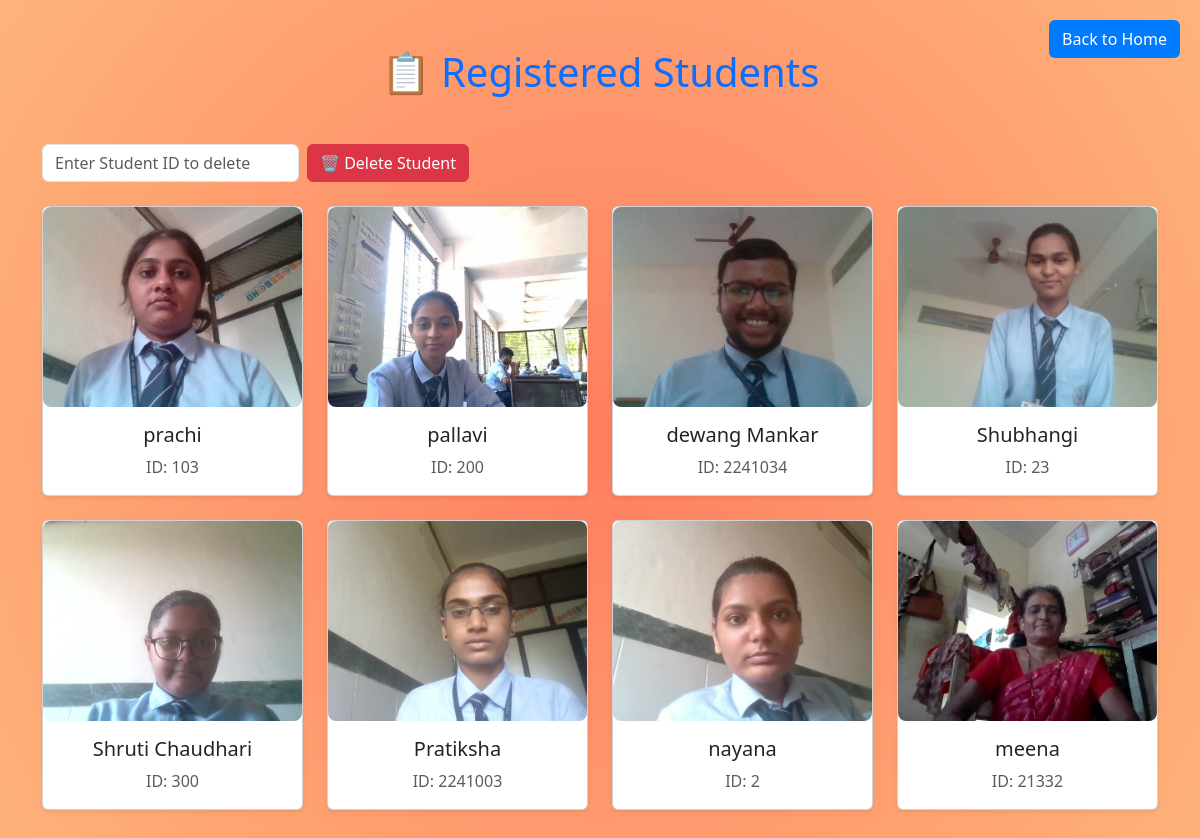
/students (signed in), run on the app's committed database.
### tables this page shows
CREATE TABLE users (
        id INTEGER PRIMARY KEY AUTOINCREMENT,
        name TEXT,
        image_path TEXT
    , student_id TEXT, class_year TEXT, department TEXT);

### main.py (the view)
@app.route('/students')
def show_students():
     if not session.get('logged_in'):
        return redirect(url_for('login'))
     conn = sqlite3.connect('database.db')
     cur = conn.cursor()
     cur.execute("SELECT name, student_id, image_path, id FROM users")
     students = cur.fetchall()
     conn.close()
     return render_template('students.html', students=students)

### templates/students.html (shortened to what this page needs)
<!DOCTYPE html>
<html>
<head>
  <link href="https://cdn.jsdelivr.net/npm/bootstrap@5.3.3/dist/css/bootstrap.min.css" rel="stylesheet" />
  <link rel="stylesheet" href="https://cdnjs.cloudflare.com/ajax/libs/animate.css/4.1.1/animate.min.css" />
</head>
<body>
  <div class="container py-5">
    <h1 class="text-center mb-5 text-primary animate__animated animate__fadeInDown">
      📋 Registered Students
    </h1>
    <a href="{{ url_for('home') }}" class="btn btn-custom" style="position: absolute; top: 20px; right: 20px;">Back to
      Home</a>
    <div class="row justify-content-center">
      <form action="{{ url_for('delete_student_by_id') }}" method="POST" class="mb-4 d-flex align-items-center gap-2">
        <input type="text" name="student_id" placeholder="Enter Student ID to delete" class="form-control w-auto"
          required>
        <button type="submit" class="btn btn-danger"
          onclick="return confirm('Are you sure you want to delete this student?');">
          🗑️ Delete Student
        </button>
      </form>
      {% for name, student_id, path, user_id in students %}
      <div class="col-md-3 col-sm-6 mb-4 animate__animated animate__zoomIn">
        <div class="card student-card shadow-sm">
          <img src="{{ path }}" class="card-img-top student-img" alt="{{ name }}">
          <div class="card-body text-center">
            <h5 class="card-title">{{ name }}</h5>
            <p class="card-text text-muted">ID: {{ student_id }}</p>
          </div>
        </div>
      </div>
      {% endfor %}
    </div>
  </div>
</body>
</html>

### templates/students.html (style rules this page uses)
body { background: radial-gradient(circle, #ff7e5f, #feb47b); }
.student-card { transition: transform 0.3s; }
.student-img { height: 200px; object-fit: cover; border-radius: 8px; }
.btn-custom { background-color: #007BFF; color: white; }

### data on the page
users: name (picture), name "prachi", student "103"
users: name (picture), name "pallavi", student "200"
users: shows a picture, name "dewang Mankar", student "2241034"
users: shows a picture, name "Shubhangi", student "23"
users: shows a picture, name "Shruti Chaudhari", student "300"
users: shows a picture, name "Pratiksha", student "2241003"
users: name (picture), name "nayana", student "2"
users: name (picture), name "meena", student "21332"
